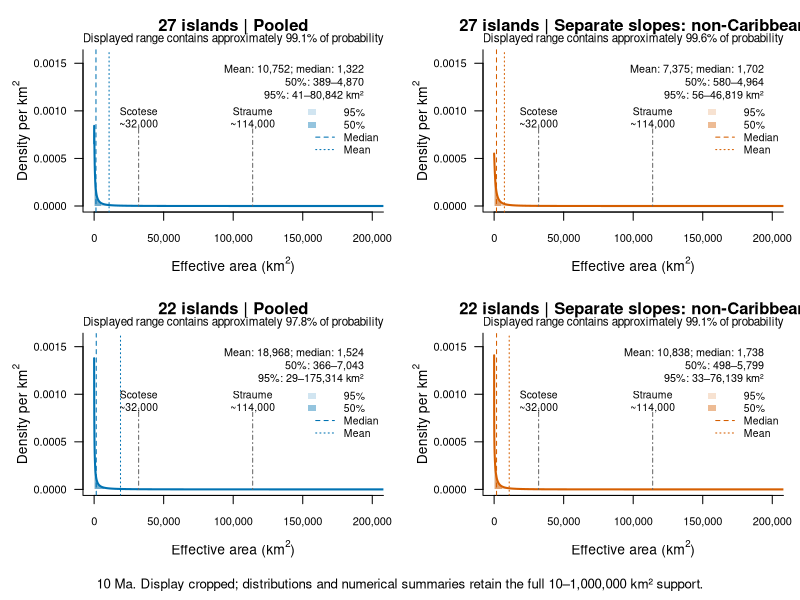
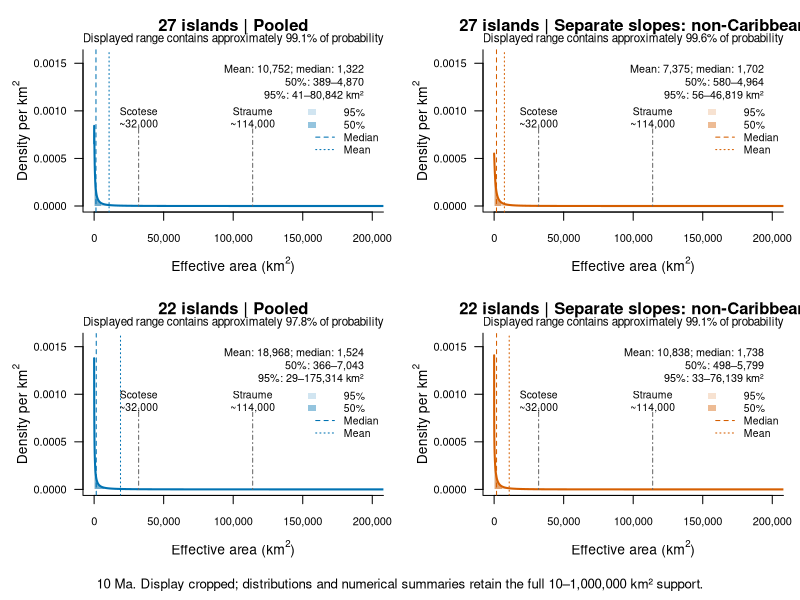
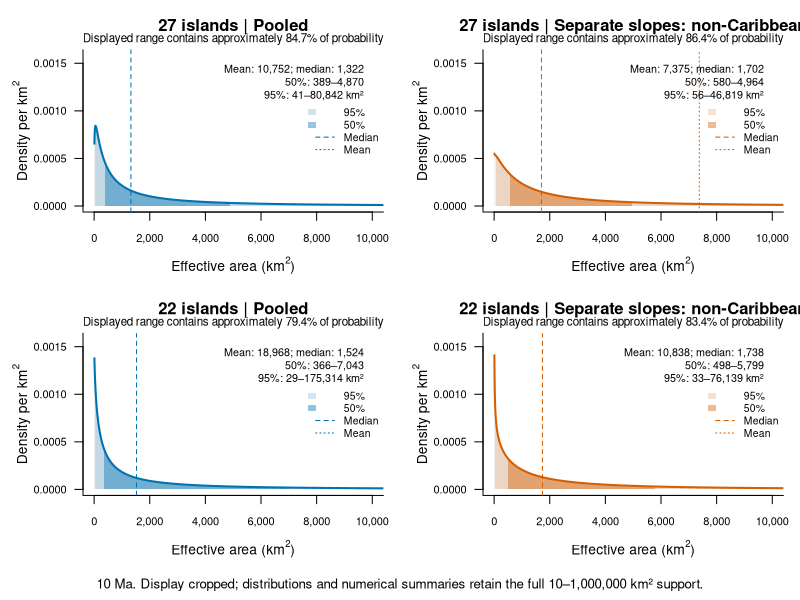
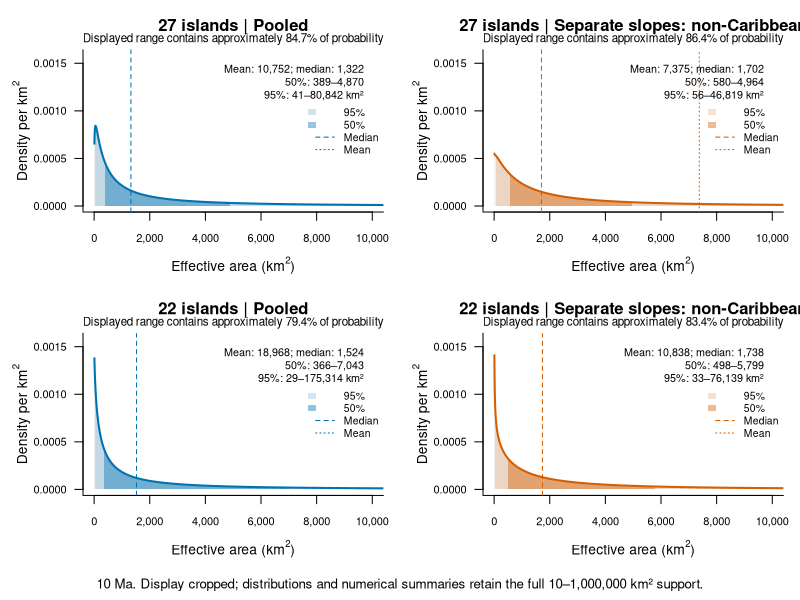

Recreate these plots in R, in order.
# Same area distributions, shown on linear axes. Run from project root.
a <- read.csv('area-estimation/results/bayesian-selected27-slopes-10ma/area-distributions.csv')
b <- read.csv('area-estimation/results/bayesian-no-malay-22-10ma/area-distributions.csv')
a$dataset <- '27 islands'
b$dataset <- '22 islands'
curves <- rbind(a,b)
statistics <- read.csv('area-estimation/results/two-datasets-mauritius-10ma/statistics-mauritius-comparisons.csv')
models <- c('simple_prior1','separate_prior1')
titles <- c('Pooled','Separate slopes: non-Caribbean')
colours <- c('#0072B2','#D55E00')
plots <- 'area-estimation/plots/two-datasets-mauritius-10ma'
# f_A(a) = f_log10(A)(log10(a)) / (a * ln(10)).
# Correct endpoint quadrature weights before displaying density.
d <- curves[curves$prior=='log_uniform_10_1million' & curves$area_km2>=10 & curves$area_km2<=1e6, ]
d$density_log10_area[d$area_km2 %in% c(10,1e6)] <- 2*d$density_log10_area[d$area_km2 %in% c(10,1e6)]
d$density_area <- d$density_log10_area/(d$area_km2*log(10))
height <- max(d$density_area)*1.12
for(view in c('wide','zoom')) for(format in c('png','pdf')) {
 limit <- if(view=='wide') 200000 else 10000
 filename <- paste0('area-distributions-linear-',view,'.',format)
 if(format=='png') png(file.path(plots,filename),width=2400,height=1800,res=200,type='cairo')
 if(format=='pdf') pdf(file.path(plots,filename),width=12,height=9)
 par(mfrow=c(2,2),mar=c(4.3,5,3,1),oma=c(2,0,0,0))
 for(dataset in c('27 islands','22 islands')) for(i in 1:2) {
  curve <- d[d$dataset==dataset & d$model==models[i], ]
  s <- statistics[statistics$dataset==dataset & statistics$model==models[i], ]
  x <- curve$area_km2
  y <- curve$density_area
  plot(x,y,type='n',xlim=c(0,limit),ylim=c(0,height),axes=FALSE,
   xlab=expression('Effective area (km'^2*')'),ylab=expression('Density per km'^2),main=paste(dataset,titles[i],sep=' | '))
  ticks <- pretty(c(0,limit),n=5)
  axis(1,at=ticks,labels=format(ticks,big.mark=',',scientific=FALSE,trim=TRUE),cex.axis=.8)
  axis(2,las=1,cex.axis=.8); box(bty='l')
  polygon(c(x,rev(x)),c(y,rep(0,length(x))),col='grey94',border=NA)
  for(bounds in list(c(1,6),c(2,5))) {
   lo <- s$area_km2[bounds[1]]; hi <- s$area_km2[bounds[2]]
   xx <- c(lo,x[x>lo & x<hi],hi)
   yy <- approx(x,y,xout=xx)$y
   polygon(c(xx,rev(xx)),c(yy,rep(0,length(xx))),border=NA,
    col=adjustcolor(colours[i],alpha.f=if(bounds[1]==1) .18 else .42))
  }
  lines(x,y,col=colours[i],lwd=2)
  abline(v=s$area_km2[3],lty=2,col=colours[i])
  abline(v=s$area_km2[4],lty=3,col=colours[i])
  if(view=='wide') {
   segments(32000,0,32000,height*.55,lty=4,col='grey40')
   segments(114000,0,114000,height*.55,lty=4,col='grey40')
   text(32000,height*.59,'Scotese\n~32,000',cex=.75)
   text(114000,height*.59,'Straume\n~114,000',cex=.75)
  }
  label <- sprintf('Mean: %s; median: %s\n50%%: %s–%s\n95%%: %s–%s km²',
   format(round(s$area_km2[4]),big.mark=',',trim=TRUE),format(round(s$area_km2[3]),big.mark=',',trim=TRUE),
   format(round(s$area_km2[2]),big.mark=',',trim=TRUE),format(round(s$area_km2[5]),big.mark=',',trim=TRUE),
   format(round(s$area_km2[1]),big.mark=',',trim=TRUE),format(round(s$area_km2[6]),big.mark=',',trim=TRUE))
  text(limit*.97,height*.94,label,adj=c(1,1),cex=.78)
  legend('right',legend=c('95%','50%','Median','Mean'),fill=c(adjustcolor(colours[i],.18),adjustcolor(colours[i],.42),NA,NA),border=NA,lty=c(NA,NA,2,3),col=colours[i],bty='n',cex=.75)
  mass <- curve$density_log10_area*.01
  mass[c(1,length(mass))] <- mass[c(1,length(mass))]/2
  shown <- sum(mass[x<=limit])/sum(mass)
  mtext(sprintf('Displayed range contains approximately %.1f%% of probability',100*shown),side=3,line=.25,cex=.7)
 }
 mtext('10 Ma. Display cropped; distributions and numerical summaries retain the full 10–1,000,000 km² support.',outer=TRUE,side=1,line=.5,cex=.8)
 dev.off()
}
